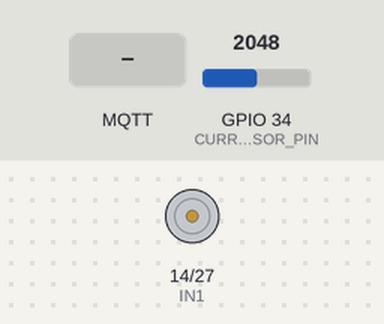
A program run on a simulated ESP32. Parts: motor-driver pin pairs drawn as motors (green arrow = first pin HIGH = forward, orange = second pin HIGH = backward, longer = more drive, scaled by the enable pin). The test bench sets the inputs (shaded band); at power-on: GPIO 34 (CURRENT_SENSOR_PIN) = 2048. WiFi joins after 1.5 s; servers stay silent unless stated; no MQTT or app messages arrive unless stated; not simulated (calls return 0 or success): secrets.h; names the files do not define were given values by the test bench: MQTT_PORT = 1883; what the program prints to the serial monitor is not drawn.

Above: at 2.7 s.
2.8 s: MQTT message "open" arrives on the first subscribed topic
At 2.9 s:
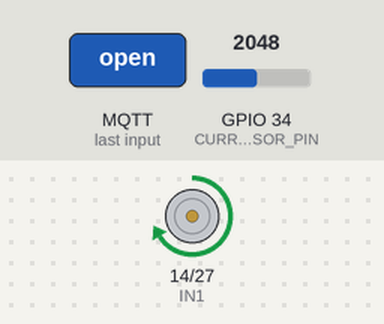
4.5 s: MQTT message "close" arrives on the first subscribed topic
At 4.6 s:
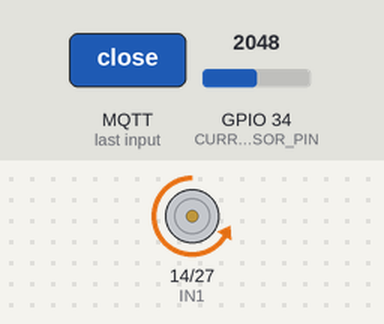
Timing chart, 0 to 7.5 s (numbered marks = the images above; inputs shaded):
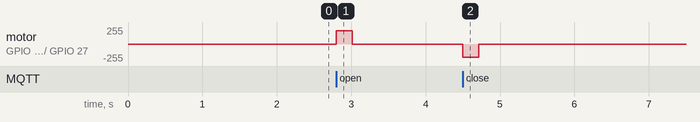

The program:

main.cpp
```cpp
#include <Arduino.h>
#include <WiFi.h>
#include <PubSubClient.h>
#include "secrets.h"

// Motor Control Pins (L298N)
#define ENA 25
#define IN1 14
#define IN2 27

// Current Sensor (ACS712-05A)
#define CURRENT_SENSOR_PIN 34
const float ACS712_SENSITIVITY = 0.185;
const float ZERO_CURRENT_VOLTAGE = 2.42;
const int NUM_SAMPLES = 100;

// Curtain control
const int MOTOR_SPEED = 200;
const unsigned long ROLL_TIME_MS = 8000;
const float JAM_CURRENT_THRESHOLD = 2.0;  // Amps

WiFiClient espClient;
PubSubClient client(espClient);

enum CurtainState { STOPPED, OPENING, CLOSING };
CurtainState currentState = STOPPED;
unsigned long actionStartTime = 0;

void connectToWiFi() {
  WiFi.begin(WIFI_SSID, WIFI_PASS);
  Serial.print("Connecting to WiFi");
  while (WiFi.status() != WL_CONNECTED) {
    Serial.print(".");
    delay(500);
  }
  Serial.println("\nWiFi connected");
}

void connectToMQTT() {
  client.setServer(MQTT_BROKER, MQTT_PORT);
  while (!client.connected()) {
    Serial.print("Connecting to MQTT...");
    if (client.connect("ESP32Curtain", MQTT_USER, MQTT_PASSWD)) {
      Serial.println("connected");
      client.subscribe(MQTT_COMMAND_TOPIC);
    } else {
      Serial.print("failed, rc=");
      Serial.println(client.state());
      delay(1000);
    }
  }
}

float readCurrent() {
  float sum = 0;
  for (int i = 0; i < NUM_SAMPLES; i++) {
    sum += analogRead(CURRENT_SENSOR_PIN);
    delay(2);
  }
  float avg = sum / NUM_SAMPLES;
  float voltage = (avg / 4095.0) * 3.3;
  float current = (voltage - ZERO_CURRENT_VOLTAGE) / ACS712_SENSITIVITY;
  return abs(current);
}

void stopMotor() {
  digitalWrite(IN1, LOW);
  digitalWrite(IN2, LOW);
  analogWrite(ENA, 0);
  currentState = STOPPED;
  client.publish(MQTT_STATUS_TOPIC, "stopped", true);
  Serial.println("Motor stopped");
}

void runMotor(CurtainState direction) {
  if (direction == OPENING) {
    digitalWrite(IN1, HIGH);
    digitalWrite(IN2, LOW);
    client.publish(MQTT_STATUS_TOPIC, "opening", true);
  } else if (direction == CLOSING) {
    digitalWrite(IN1, LOW);
    digitalWrite(IN2, HIGH);
    client.publish(MQTT_STATUS_TOPIC, "closing", true);
  }
  analogWrite(ENA, MOTOR_SPEED);
  currentState = direction;
  actionStartTime = millis();
  Serial.println("Motor running...");
}

void callback(char* topic, byte* payload, unsigned int length) {
  String command;
  for (int i = 0; i < length; i++) {
    command += (char)payload[i];
  }
  command.trim();

  if (command == "open") runMotor(OPENING);
  else if (command == "close") runMotor(CLOSING);
  else if (command == "stop") stopMotor();
}

void setup() {
  Serial.begin(115200);

  pinMode(ENA, OUTPUT);
  pinMode(IN1, OUTPUT);
  pinMode(IN2, OUTPUT);
  pinMode(CURRENT_SENSOR_PIN, INPUT);

  connectToWiFi();
  client.setCallback(callback);
}

void loop() {
  if (!client.connected()) connectToMQTT();
  client.loop();

  if (currentState != STOPPED) {
    if (millis() - actionStartTime > ROLL_TIME_MS) {
      Serial.println("Timed stop");
      stopMotor();
    }

    float current = readCurrent();
    Serial.print("Current: ");
    Serial.print(current);
    Serial.println(" A");

    if (current > JAM_CURRENT_THRESHOLD) {
      Serial.println("Jam detected!");
      client.publish(MQTT_STATUS_TOPIC, "jammed", true);
      stopMotor();
    }
  }
}
```

Measured:
- after the input at 2.8 s, motor on GPIO 14 (IN1) / GPIO 27 (IN2): stopped → forward 200/255 at once, → stopped 0.21 s later
- after the input at 4.5 s, motor on GPIO 14 (IN1) / GPIO 27 (IN2): stopped → backward 200/255 at once, → stopped 0.21 s later
